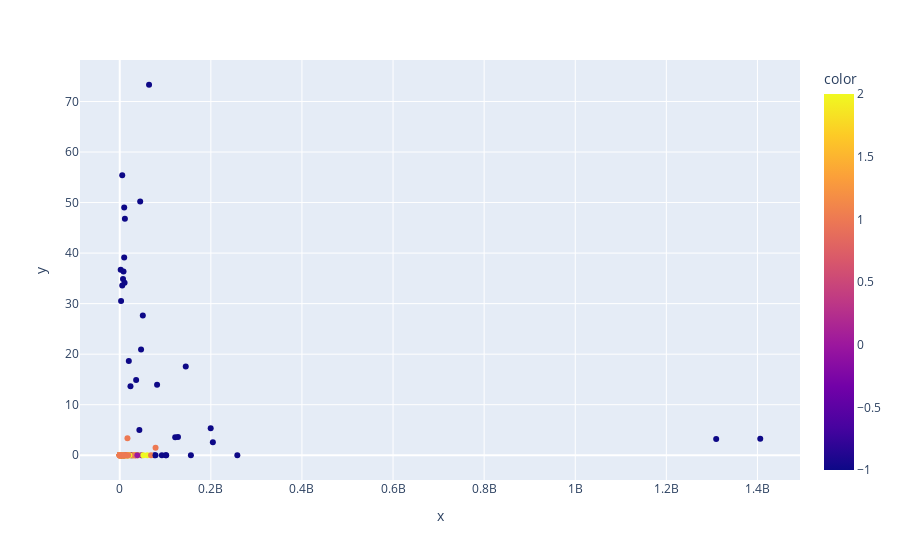

Notebook cell for this chart:
### Code cell
fig = px.scatter(x=df["population"], y=df["nuclear_share_elec"], color=df['cluster1'])
fig.show()

### Figure 1 — Plotly figure (JSON) as saved in the notebook; plotly's stock layout.template omitted (floating-point values rounded to 4 significant figures; data arrays with more than 128 entries replaced by an {"elided": "..."} marker saying what was removed)
{"data": [{"hovertemplate": "x=%{x}<br>y=%{y}<br>color=%{marker.color}<extra></extra>", "legendgroup": "", "marker": {"color": {"elided": "182 int values"}, "coloraxis": "coloraxis", "symbol": "circle"}, "mode": "markers", "name": "", "orientation": "v", "showlegend": false, "type": "scatter", "x": {"elided": "182 float values"}, "xaxis": "x", "y": {"elided": "182 float values"}, "yaxis": "y"}], "layout": {"coloraxis": {"colorbar": {"title": {"text": "color"}}, "colorscale": [[0, "#0d0887"], [0.1111, "#46039f"], [0.2222, "#7201a8"], [0.3333, "#9c179e"], [0.4444, "#bd3786"], [0.5556, "#d8576b"], [0.6667, "#ed7953"], [0.7778, "#fb9f3a"], [0.8889, "#fdca26"], [1, "#f0f921"]]}, "legend": {"tracegroupgap": 0}, "margin": {"t": 60}, "xaxis": {"anchor": "y", "domain": [0, 1], "title": {"text": "x"}}, "yaxis": {"anchor": "x", "domain": [0, 1], "title": {"text": "y"}}}}
